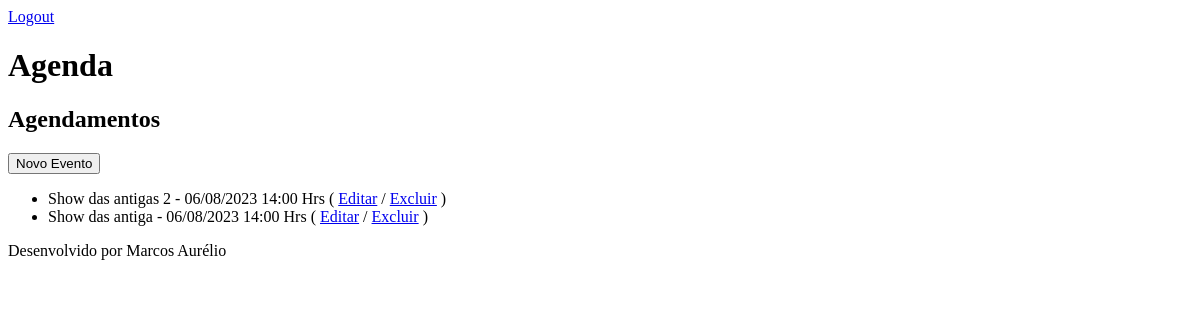
The page /agenda/ (signed in) on the database as committed earlier.
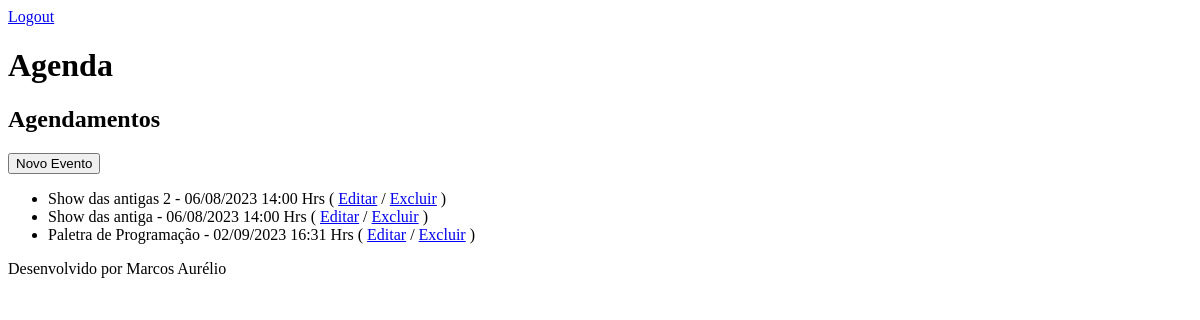
The same page on the database as committed later.
### core/models.py (models this page shows, shortened)
class Evento(models.Model):
    titulo = models.CharField(max_length=100, verbose_name="Título")
    descricao = models.TextField(blank=True, null=True)
    data_evento = models.DateTimeField(verbose_name="Data do Evento")
    data_criacao = models.DateTimeField(auto_now=True, verbose_name="Data da Criação")
    usuario = models.ForeignKey(User, on_delete=models.CASCADE)
    class Meta:
        db_table = "evento"
    def get_data_evento(self):
        return self.data_evento.strftime("%d/%m/%Y %H:%M Hrs")
    def get_evento_atrazado(self):
        if self.data_evento < datetime.now():
            return True
        else:
            return False

### core/views.py (the view)
# urls.py: path('agenda/', views.lista_eventos),
@login_required(login_url='/login/')
def lista_eventos(request):
    usuario =  request.user
    data_atual = datetime.now().date()
    evento = Evento.objects.filter(usuario=usuario, data_evento__gte=data_atual)
    dados = {'eventos': evento}
    return render(request, 'agenda.html', dados)

### templates/agenda.html (shortened to what this page needs)
{% extends "model-page.html" %}
{% block content %}
    <H2>Agendamentos</H2>
    <a href="evento/">
      <button type="button" >Novo Evento</button>
    </a>
    <ul>
        {% for evento in eventos %}
           <li>
              <div style=>
                   {{evento.titulo}} - {{ evento.get_data_evento }}
                   (  <a href="evento/?id={{ evento.id }}" >Editar</a>
                     / <a href="evento/delete/{{ evento.id }}">Excluir</a>
                   )
              </div>
           </li>
        {% endfor %}
    </ul>
{% endblock %}

Rows that differ between the two databases and show on the page:
added Evento: titulo "Paletra de Programação", get_data_evento "02/09/2023 16:31 Hrs"
